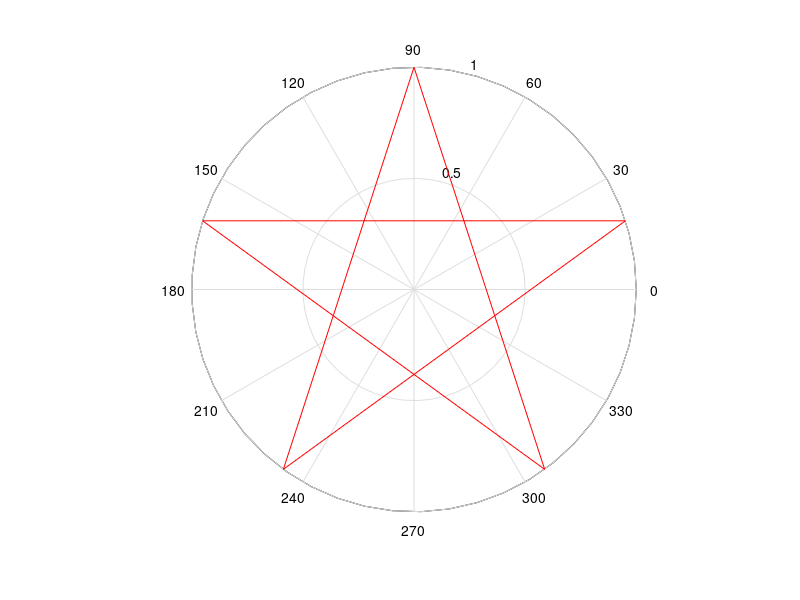

The MATLAB script that drew this image:

% figure
% hold on
% axis equal
% DrawStar(10,10,5,'b'); 
% DrawStar(23,10,5,'b'); 
% DrawStar(40,10,10,'r'); 
% DrawStar(58,10,5,'b');
% DrawStar(70,10,5,'b');

figure
theta=[0.5*pi:0.8*pi:4.5*pi]; 
r=ones(1,6);
polar(theta,r,'r')

